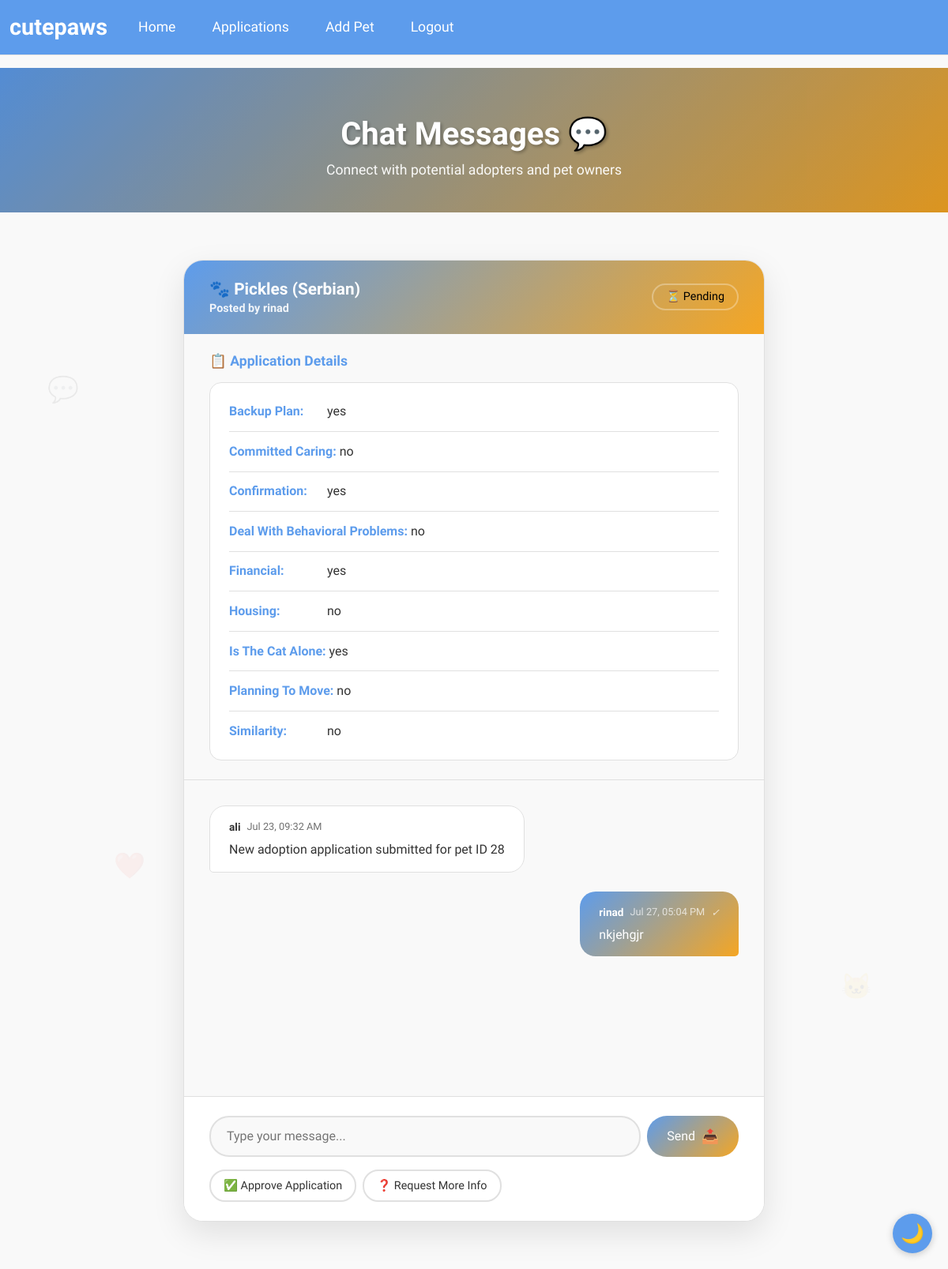
Before: /messages/2 (signed in) with the older database file.
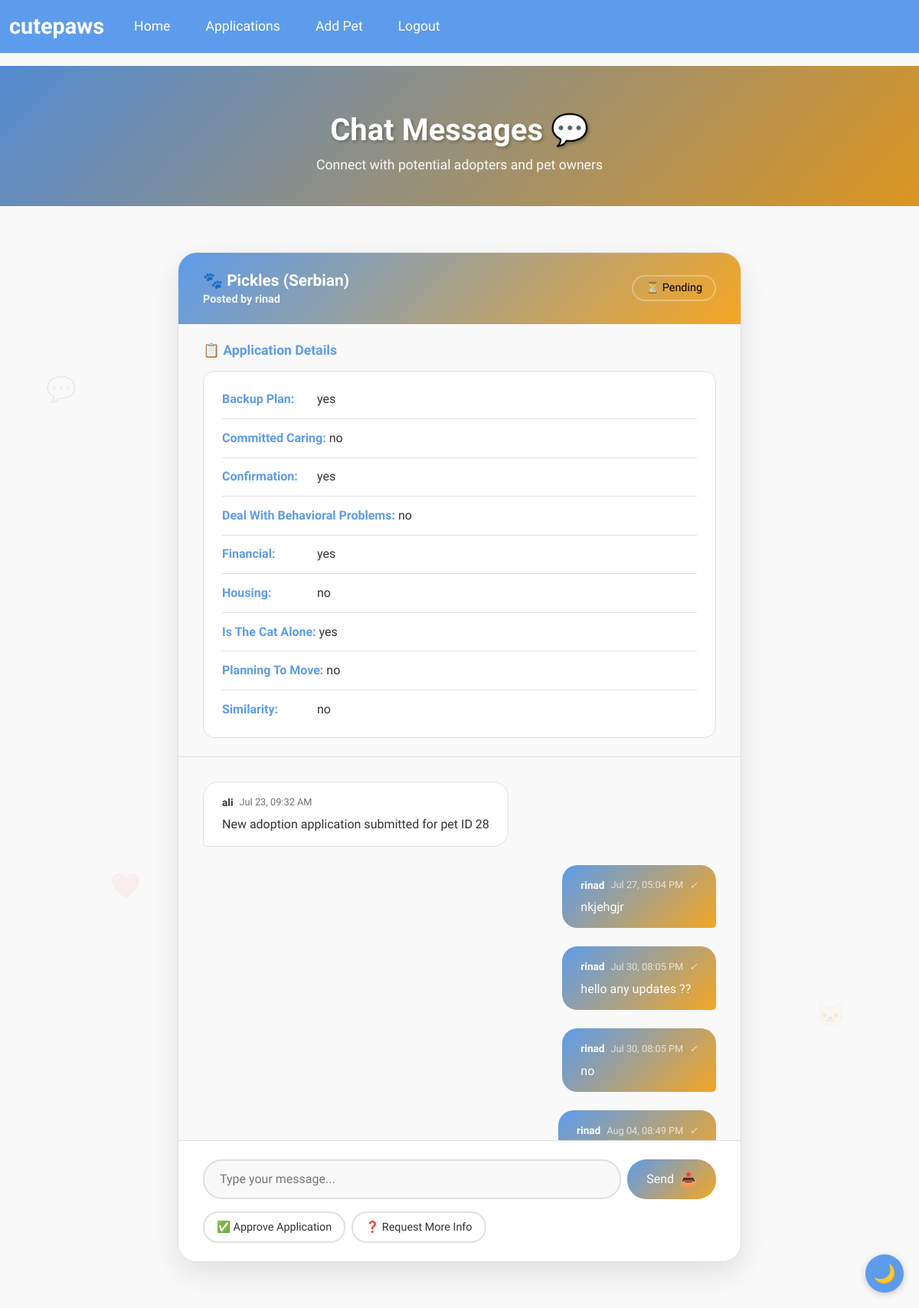
After: the same page with the newer database file.
### wepsite/models.py (models this page shows)
class Message(db.Model):
    id = db.Column(db.Integer, primary_key=True)
    application_id = db.Column(db.Integer, db.ForeignKey('adoption_application.id'))
    sender_id = db.Column(db.Integer, db.ForeignKey('user.id'))
    content = db.Column(db.Text)
    timestamp = db.Column(db.DateTime, default=func.now())
    is_read = db.Column(db.Boolean, default=False)
    sender = db.relationship('User', foreign_keys=[sender_id])
    is_deleted = db.Column(db.Boolean, default=False)
    created_at = db.Column(db.DateTime(timezone=True), default=lambda: datetime.now(timezone.utc))

class User(db.Model, UserMixin):
    id         = db.Column(db.Integer, primary_key=True)
    email      = db.Column(db.String(150), unique=True, nullable=False)
    password   = db.Column(db.String(150), nullable=False)
    first_name = db.Column(db.String(150), nullable=False)
    is_admin   = db.Column(db.Boolean, default=False)
    created_at = db.Column(db.DateTime(timezone=True), default=lambda: datetime.now(timezone.utc))

### wepsite/views.py (the view, shortened to what this page needs)
@views.route('/messages/<int:application_id>', methods=['GET', 'POST'])
@login_required
def messages(application_id):
    application = AdoptionApplication.query.get(application_id)
    if not application:
        flash('this application does no longer exist','error')
        return redirect(url_for('views.applications'))
    if current_user.id != application.user_id and (
    not current_user.is_admin or application.pet.posted_by != current_user.id
):
        flash("You don't have permission to view these messages.", "error")
        return redirect(url_for('views.home'))
    messages = Message.query.filter_by(application_id=application_id, is_deleted = False).order_by(Message.timestamp).all()
    messages_to_update = []
    for msg in messages:
        if msg.sender_id != current_user.id and not msg.is_read:
            msg.is_read = True
            messages_to_update.append(msg)
    if messages_to_update:
        db.session.commit()
    if current_user.is_admin:
        applications = AdoptionApplication.query.join(Pet).filter(
            Pet.posted_by == current_user.id
        ).all()
    else:
        applications = AdoptionApplication.query.filter_by(user_id=current_user.id).order_by(AdoptionApplication.id.desc()).all()
    for app in applications:
        app.unread = Message.query.filter(
            Message.application_id == app.id,
            Message.sender_id != current_user.id,
            Message.is_read == False
        ).count()
    return render_template(
        'messages.html',
        user=current_user,
        messages=messages,
        application=application,
        pet=application.pet,
        applications=applications  # Pass applications with unread counts
    )

### wepsite/templates/messages.html (shortened to what the changed rows need)
{% extends "base.html" %}
{% block extra_css %}
<link rel="stylesheet" href="{{ url_for('static', filename='css/messages.css') }}">
{% endblock %}
{% block content %}
<section class="messages-hero">
    <div class="container">
        <div class="row justify-content-center">
            <div class="col-lg-8">
                <div class="hero-content">
                    <h1 class="hero-title">Chat Messages 💬</h1>
                </div>
            </div>
        </div>
    </div>
</section>
<section class="main-section">
    <div class="container">
        <div class="row justify-content-center">
            <div class="col-md-10 col-lg-8">
                <div class="chat-container">
                    {% if current_user.is_admin and application.answers %}
                    <div class="application-details">
                        <div class="details-content">
                            {% set answers = application.answers|from_json %}
                            <ul class="details-list">
                                {% for question, answer in answers.items() %}
                                    <li>
                                        <strong>{{ question|replace('_', ' ')|title }}:</strong>
                                        <span>{{ answer }}</span>
                                    </li>
                                {% endfor %}
                            </ul>
                        </div>
                    </div>
                    {% endif %}
                    <div class="messages-container" id="messagesContainer">
                        {% for msg in messages %}
                            <div class="message-wrapper" data-message-id="{{ msg.id }}">
                                <div class="message {{ 'message-sent' if msg.sender_id == current_user.id else 'message-received' }}">
                                    <div class="message-bubble">
                                        <div class="message-header">
                                            <span class="sender-name">{{ msg.sender.first_name }}</span>
                                            <span class="message-time">{{ msg.timestamp.strftime('%b %d, %I:%M %p') }}</span>
                                            {% if msg.sender_id == current_user.id %}
                                                <span class="read-status">
                                                    {% if msg.is_read %}
                                                        <i class="read-icon read">✓✓</i>
                                                    {% else %}
                                                        <i class="read-icon delivered">✓</i>
                                                    {% endif %}
                                                </span>
                                            {% endif %}
                                        </div>
                                        <p class="message-content">{{ msg.content }}</p>
                                    </div>
                                </div>
                            </div>
                        {% endfor %}
                    </div>
                </div>
            </div>
        </div>
    </div>
</section>
{% endblock %}

Changed rows visible on the page:
added Message: sender.first_name "rinad", timestamp "Jul 30, 08:05 PM", content "hello any updates ??"
added Message: sender.first_name "rinad", timestamp "Jul 30, 08:05 PM", content "no"
added Message: sender.first_name "rinad", timestamp "Aug 04, 08:49 PM"
